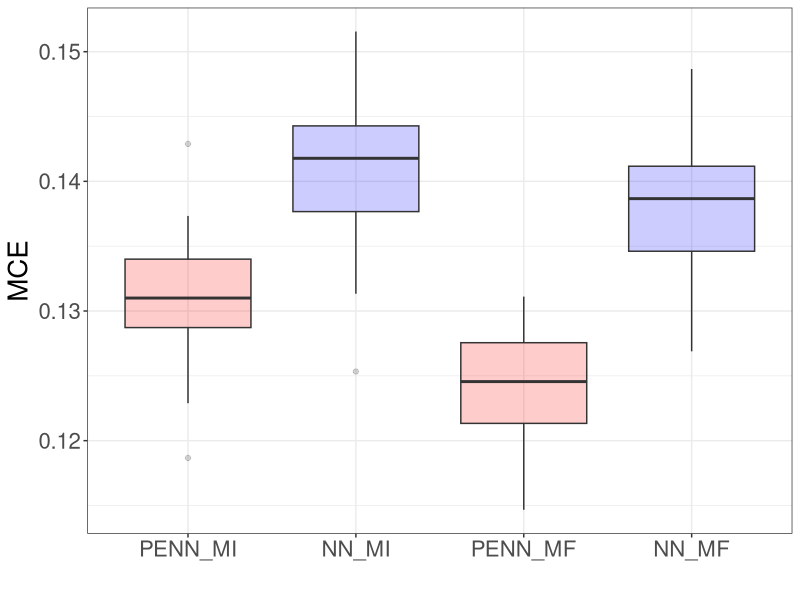

This figure's R source:
library(ggplot2)
library(tidyr)

PENN_MI = c(0.13022221624851227, 0.13244444131851196, 0.12622222304344177, 0.12977777421474457, 0.12977777421474457, 0.12911111116409302, 0.1313333362340927, 0.13111111521720886, 0.1326666623353958, 0.1340000033378601, 0.12999999523162842, 0.13199999928474426, 0.13733333349227905, 0.1348888874053955, 0.12977777421474457, 0.1344444453716278, 0.1304444521665573, 0.13288888335227966, 0.12999999523162842, 0.1322222203016281, 0.1344444453716278, 0.13288888335227966, 0.12600000202655792, 0.12866666913032532, 0.130888894200325, 0.1340000033378601, 0.12288889288902283, 0.13511110842227936, 0.1348888874053955, 0.13377778232097626, 0.12733332812786102, 0.12866666913032532, 0.12888889014720917, 0.1344444453716278, 0.12866666913032532, 0.13555555045604706, 0.1331111192703247, 0.1428888887166977, 0.12822222709655762, 0.12444444745779037, 0.11866667121648788, 0.12999999523162842, 0.1340000033378601, 0.12511111795902252, 0.12600000202655792, 0.12933333218097687, 0.13466666638851166, 0.12377777695655823, 0.1362222284078598, 0.13377778232097626) 

NN_MI = c(0.14244444668293, 0.13733333349227905, 0.14000000059604645, 0.1437777727842331, 0.14266666769981384, 0.1313333362340927, 0.1428888887166977, 0.1366666704416275, 0.13866667449474335, 0.1397777795791626, 0.14000000059604645, 0.14622221887111664, 0.14177778363227844, 0.14733333885669708, 0.1340000033378601, 0.140666663646698, 0.13600000739097595, 0.14355555176734924, 0.13511110842227936, 0.1428888887166977, 0.14911110699176788, 0.14777778089046478, 0.13733333349227905, 0.1411111056804657, 0.1459999978542328, 0.15133333206176758, 0.1344444453716278, 0.1451111137866974, 0.1437777727842331, 0.14177778363227844, 0.1420000046491623, 0.14444445073604584, 0.13688889145851135, 0.1402222216129303, 0.14244444668293, 0.14488889276981354, 0.14222222566604614, 0.15155555307865143, 0.1344444453716278, 0.1371111124753952, 0.12533333897590637, 0.1393333375453949, 0.1393333375453949, 0.140666663646698, 0.13333334028720856, 0.14866666495800018, 0.1455555558204651, 0.14244444668293, 0.14133334159851074, 0.14866666495800018) 

PENN_MF = c(0.12600000202655792, 0.12622222304344177, 0.11955555528402328, 0.12866666913032532, 0.12688888609409332, 0.12288889288902283, 0.12422222644090652, 0.12777778506278992, 0.12911111116409302, 0.12488888949155807, 0.12066666781902313, 0.12422222644090652, 0.12755556404590607, 0.12466666847467422, 0.12044444680213928, 0.12622222304344177, 0.11777777969837189, 0.12066666781902313, 0.12311111390590668, 0.12444444745779037, 0.12933333218097687, 0.12999999523162842, 0.12022222578525543, 0.12533333897590637, 0.12866666913032532, 0.13111111521720886, 0.11644444614648819, 0.12844444811344147, 0.12999999523162842, 0.12622222304344177, 0.12266666442155838, 0.12311111390590668, 0.12399999797344208, 0.12622222304344177, 0.12088888883590698, 0.13022221624851227, 0.12755556404590607, 0.12999999523162842, 0.12333333492279053, 0.12577778100967407, 0.11466667056083679, 0.12444444745779037, 0.12355555593967438, 0.12111110985279083, 0.11977777630090714, 0.12200000137090683, 0.12733332812786102, 0.11933333426713943, 0.12044444680213928, 0.12955555319786072) 

NN_MF = c(0.14133334159851074, 0.1433333307504654, 0.1375555545091629, 0.14000000059604645, 0.1397777795791626, 0.13955555856227875, 0.140666663646698, 0.1375555545091629, 0.13866667449474335, 0.1344444453716278, 0.13199999928474426, 0.14311110973358154, 0.1366666704416275, 0.1335555613040924, 0.12888889014720917, 0.14044444262981415, 0.1362222284078598, 0.1313333362340927, 0.1366666704416275, 0.1393333375453949, 0.1433333307504654, 0.1379999965429306, 0.1317777782678604, 0.1375555545091629, 0.14444445073604584, 0.14711111783981323, 0.1317777782678604, 0.1446666717529297, 0.13511110842227936, 0.13333334028720856, 0.13911111652851105, 0.1393333375453949, 0.1420000046491623, 0.1344444453716278, 0.14444445073604584, 0.1433333307504654, 0.14222222566604614, 0.14866666495800018, 0.13511110842227936, 0.1304444521665573, 0.12955555319786072, 0.1388888955116272, 0.1344444453716278, 0.12688888609409332, 0.14000000059604645, 0.1420000046491623, 0.13644444942474365, 0.13866667449474335, 0.13688889145851135, 0.1388888955116272) 

Excess_Risk = data.frame('PENN_MI' = PENN_MI, 'NN_MI' = NN_MI,
                         'PENN_MF' = PENN_MF, 'NN_MF' = NN_MF)
df_long = Excess_Risk %>%
  pivot_longer(cols = everything(), names_to = "Variable", values_to = "Value")
df_long$Variable = factor(df_long$Variable, levels = c('PENN_MI', 'NN_MI', 'PENN_MF', 'NN_MF'))

ggplot(df_long, aes(x=Variable, y=Value, fill=Variable)) + geom_boxplot(alpha=0.2) + 
  xlab("") + ylab("MCE") + theme_bw() + theme(legend.position = "none", text = element_text(size = 20)) + 
  scale_fill_manual(values = c('PENN_MI' = 'red', 'NN_MI' = 'blue', 'PENN_MF' = 'red', 
                               'NN_MF' = 'blue'))